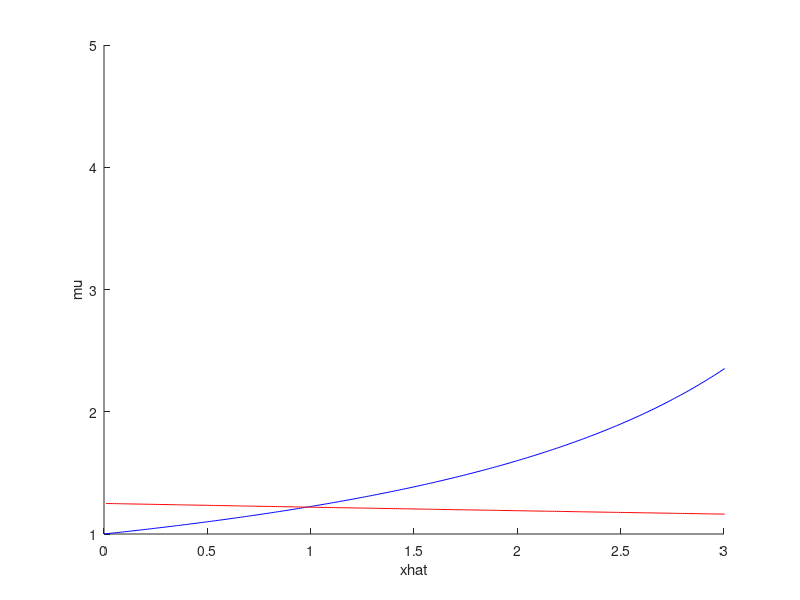
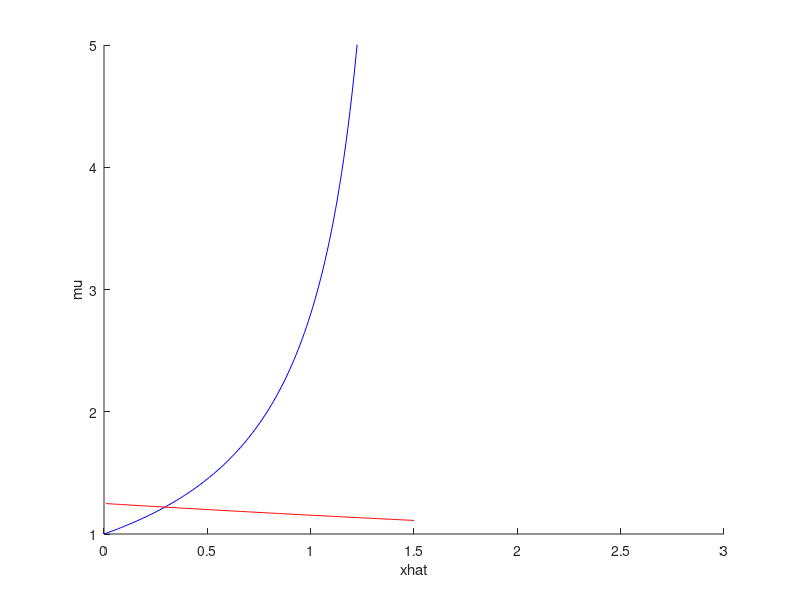

Write MATLAB code to recreate these figures, in order.
clear all
close all

%draw a figure of hedge and offer conditions over the plane of (markup, xhat) = (mu,xh)

%% compare (a,m) = (0.1, 0.3) vs (0.9, 0.6) in response to lower bound shock (SSD)
% with case  (a,m) = (0.1, 0.3), SSD shock gives countercyclical markups, 
% with case (a,m)=(0.9,0.6) SSD gives rise to procyclical markups

%parameterization
l=0; %lower bound of the uniform distribution for x
u=5; %upper bound of the uniform distribution for x
a=0.1;  %a = h/c; marginal costs ratio
m=0.1; % market power 1/el

xh=[l:0.01:u];

R=-(1/(u-l))*(xh.^2 - 2*u*xh + l^2)./(xh+l);
F=(xh-l)./(u-l);
muo=(1+F./(1-F)).*(1-a*F);
muh=1./(1-m*R);

figure(1); hold on
plot(xh,muo,'-b',xh,muh,'-r'); %draw a curve without taking into account of the restriction about xtilde
axis([0 3 1 5]);
xlabel('xhat')
ylabel('mu')

%% 
l=0; %lower bound of the uniform distribution for x
u=1.5; %upper bound of the uniform distribution for x
%a=0.9;
%m=0.2;

xh=[l:0.01:u];

R=-(1/(u-l))*(xh.^2 - 2*u*xh + l^2)./(xh+l);
F=(xh-l)./(u-l);
muo=(1+F./(1-F)).*(1-a*F);
muh=1./(1-m*R);

figure(2); hold on
plot(xh,muo,'-b',xh,muh,'-r'); %draw a curve without taking into account of the restriction about xtilde
axis([0 3 1 5]);
xlabel('xhat')
ylabel('mu')
